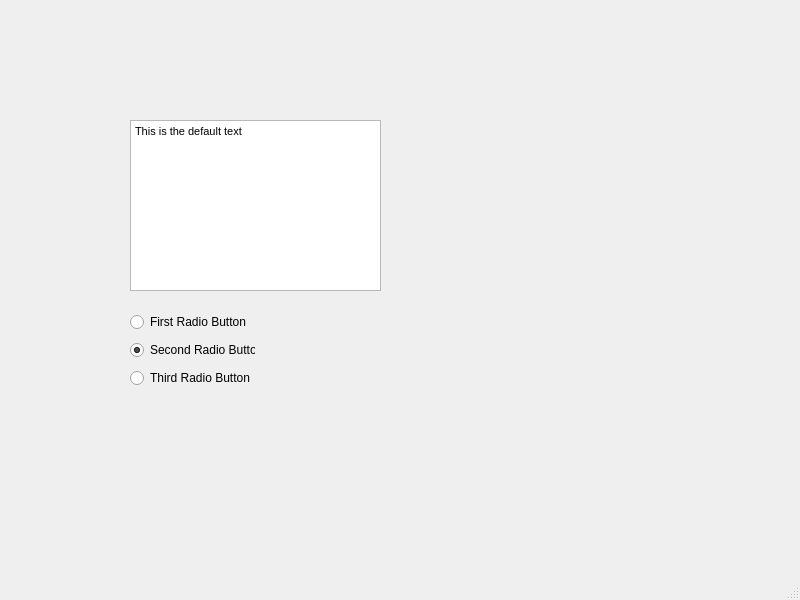
<?xml version="1.0" encoding="UTF-8"?>
<ui version="4.0">
 <class>MainWindow</class>
 <widget class="QMainWindow" name="MainWindow">
  <property name="geometry">
   <rect>
    <x>0</x>
    <y>0</y>
    <width>800</width>
    <height>600</height>
   </rect>
  </property>
  <property name="windowTitle">
   <string>MainWindow</string>
  </property>
  <widget class="QWidget" name="centralwidget">
   <widget class="QTextEdit" name="textEditOutput">
    <property name="geometry">
     <rect>
      <x>130</x>
      <y>120</y>
      <width>251</width>
      <height>171</height>
     </rect>
    </property>
    <property name="html">
     <string>&lt;!DOCTYPE HTML PUBLIC &quot;-//W3C//DTD HTML 4.0//EN&quot; &quot;http://www.w3.org/TR/REC-html40/strict.dtd&quot;&gt;
&lt;html&gt;&lt;head&gt;&lt;meta name=&quot;qrichtext&quot; content=&quot;1&quot; /&gt;&lt;style type=&quot;text/css&quot;&gt;
p, li { white-space: pre-wrap; }
&lt;/style&gt;&lt;/head&gt;&lt;body style=&quot; font-family:'MS Shell Dlg 2'; font-size:8.25pt; font-weight:400; font-style:normal;&quot;&gt;
&lt;p style=&quot; margin-top:0px; margin-bottom:0px; margin-left:0px; margin-right:0px; -qt-block-indent:0; text-indent:0px;&quot;&gt;This is the default text&lt;/p&gt;&lt;/body&gt;&lt;/html&gt;</string>
    </property>
   </widget>
   <widget class="QWidget" name="">
    <property name="geometry">
     <rect>
      <x>130</x>
      <y>310</y>
      <width>125</width>
      <height>81</height>
     </rect>
    </property>
    <layout class="QVBoxLayout" name="verticalLayout">
     <item>
      <widget class="QRadioButton" name="radioButton1">
       <property name="text">
        <string>First Radio Button</string>
       </property>
       <property name="checked">
        <bool>false</bool>
       </property>
       <attribute name="buttonGroup">
        <string notr="true">radButtonGroup</string>
       </attribute>
      </widget>
     </item>
     <item>
      <widget class="QRadioButton" name="radioButton2">
       <property name="text">
        <string>Second Radio Button</string>
       </property>
       <property name="checked">
        <bool>true</bool>
       </property>
       <attribute name="buttonGroup">
        <string notr="true">radButtonGroup</string>
       </attribute>
      </widget>
     </item>
     <item>
      <widget class="QRadioButton" name="radioButton3">
       <property name="text">
        <string>Third Radio Button</string>
       </property>
       <attribute name="buttonGroup">
        <string notr="true">radButtonGroup</string>
       </attribute>
      </widget>
     </item>
    </layout>
   </widget>
  </widget>
  <widget class="QMenuBar" name="menubar">
   <property name="geometry">
    <rect>
     <x>0</x>
     <y>0</y>
     <width>800</width>
     <height>21</height>
    </rect>
   </property>
  </widget>
  <widget class="QStatusBar" name="statusbar"/>
 </widget>
 <resources/>
 <connections/>
 <buttongroups>
  <buttongroup name="radButtonGroup"/>
 </buttongroups>
</ui>
